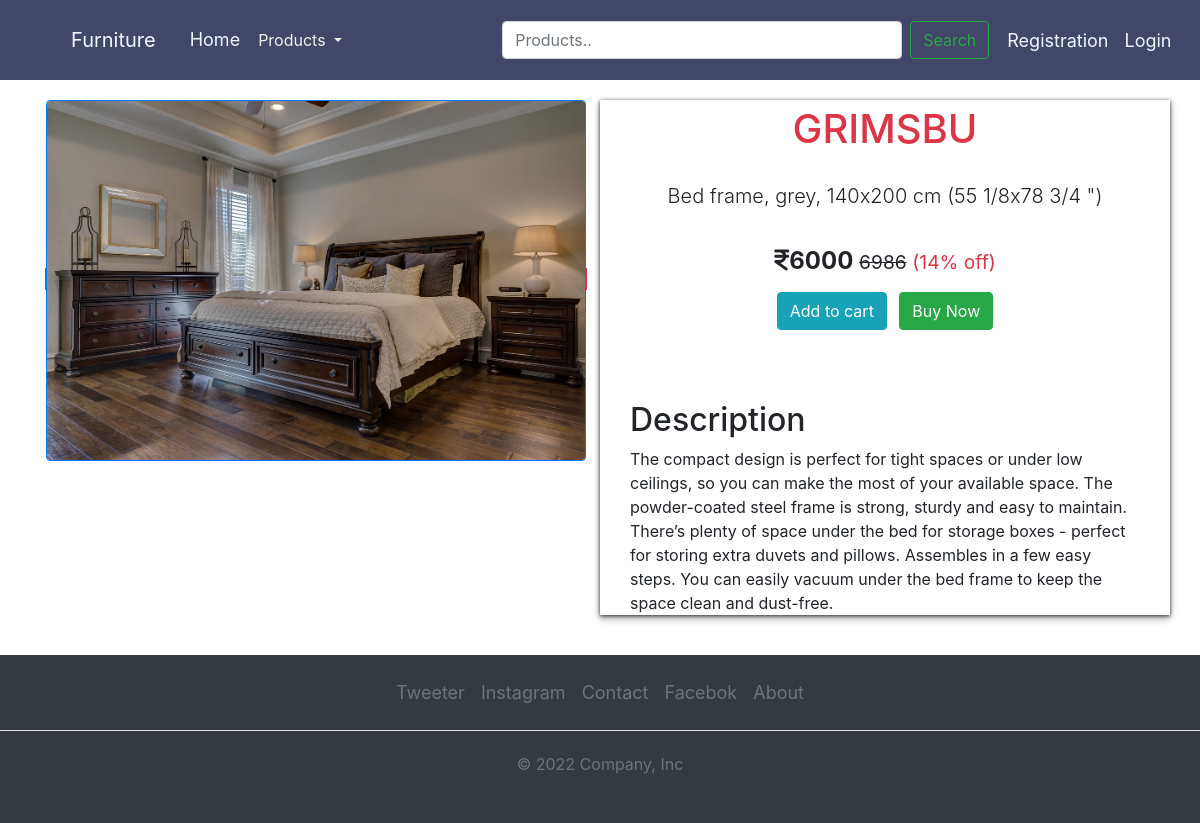
The app's page /product_details/15/ with its own data.
### core/models.py (models this page shows, shortened)
class Products(models.Model):
    CATAGORY_CHOICES = [
        ('SOFA','Sofa'),
        ('BED','Bed'),
        ('CHAIR','Chair'),
    ]
    name = models.CharField(max_length=100)
    category = models.CharField(max_length=20,choices=CATAGORY_CHOICES)
    small_description = models.TextField()
    description = models.TextField()
    selling_price = models.IntegerField()
    discounted_price = models.IntegerField(default=0)
    percentage = models.IntegerField(default=0)
    price_and_quantity_total = models.IntegerField(default=0)
    product_image = models.ImageField(upload_to = 'product_images',default='none')   # As we are using image field we have to intall 'pillow'. And we have to Define MEDIA_URL in settings.py file so that all folder should save in media directory

### core/views.py (the view)
# urls.py: path('product_details/<int:id>/',views.ProductDetail.as_view(),name='productdetails'),
class ProductDetail(View):
    def get(self,request,id):
        pd = Products.objects.get(pk=id)
        if pd.discounted_price !=0:
            percentage = int(((pd.selling_price-pd.discounted_price)/pd.selling_price)*100)
        else:
            percentage = 0
        return render(request,'core/product_details.html',{'pd':pd,'percentage':percentage})

### core/templates/core/product_details.html (shortened to what this page needs)
{% extends "core/base.html" %}
{% block home %}
<div class="container productdetails">
    <div class="row">
        <div class="col-sm-6">
                <span class="border border-danger">
                    <img src="{{pd.product_image.url}}" class="img-fluid rounded border border-primary" alt="Responsive image" >
                </span>
        </div>
        <div class="col-sm-6 description_container">
            <div class="container">
                <h1 class="jumbotron-heading text-center text-danger">{{pd.name}}</h1>
                <p class="lead text-center">{{pd.small_description}}</p>
                    <div class="text-center">
                        <h4 class="font-weight-bold"><i class="fa-solid fa-indian-rupee-sign"></i>{{pd.discounted_price}} <small class="fw-light rupee"><s>{{pd.selling_price}}</s></small> <small class="text-danger">({{percentage}}% off)</small></h4>
                        <a href="{% url "addtocart" pd.id %}" class="btn btn-info my-2 mr-2">Add to cart</a>
                        <a href="{% url "buynow" pd.id %}" class="btn btn-success my-2">Buy Now</a>
                    </div>
                <div class="description">
                <h2 class="jumbotron-heading mt-5">Description</h2>
                    {{pd.description}}
                </div>
            </div>
        </div>
        </div>
    </div>
{% endblock home %}

### core/static/core/css/style.css (style rules this page uses)
.text-center { padding: 5px; padding-bottom: 15px; }
.productdetails { margin-top: 100px; margin-bottom: 40px; }
.description_container { box-shadow: 0 1px 4px 0 rgba(0, 0, 0, 0.8), 0 4px 8px 0 rgba(0, 0, 0, 0.25); }

### records on screen
Products: product_image (picture), name "GRIMSBU", small_description "Bed frame, grey, 140x200 cm (55 1/8x78 3/4 \")", discounted_price "6000", selling_price "6986", description "The compact design is perfect for tight spaces or under low ceilings, so you can make the most of your available space. The powder-coated steel frame is strong, sturdy and easy to maintain. There’s plenty of space under the bed for storage boxes - perfect for storing extra duvets and pillows. Assembles in a few easy steps. You can easily vacuum under the bed frame to keep the space clean and dust-free."

### other values on screen
{{ percentage }} "14"
